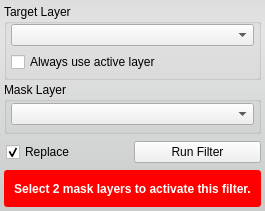
<?xml version="1.0" encoding="UTF-8"?>
<ui version="4.0">
 <class>RemoveFilterInterface</class>
 <widget class="QWidget" name="RemoveFilterInterface">
  <property name="geometry">
   <rect>
    <x>0</x>
    <y>0</y>
    <width>265</width>
    <height>211</height>
   </rect>
  </property>
  <property name="sizePolicy">
   <sizepolicy hsizetype="Preferred" vsizetype="Preferred">
    <horstretch>0</horstretch>
    <verstretch>0</verstretch>
   </sizepolicy>
  </property>
  <property name="minimumSize">
   <size>
    <width>213</width>
    <height>139</height>
   </size>
  </property>
  <property name="baseSize">
   <size>
    <width>213</width>
    <height>139</height>
   </size>
  </property>
  <property name="windowTitle">
   <string>RemoveFilter</string>
  </property>
  <property name="styleSheet">
   <string notr="true">QWidget#RemoveFilterInterface{
	border-radius: 3px;
	background-color: qlineargradient(spread:pad, x1:0.5, y1:0, x2:0.5, y2:0.960227, stop:0 rgba(221, 221, 221, 255), stop:0.155779 rgba(228, 228, 228, 255), stop:1 rgba(202, 204, 204, 255));      
}</string>
  </property>
  <layout class="QVBoxLayout" name="verticalLayout">
   <property name="spacing">
    <number>2</number>
   </property>
   <property name="margin">
    <number>4</number>
   </property>
   <item>
    <widget class="QGroupBox" name="target_groupbox_">
     <property name="minimumSize">
      <size>
       <width>0</width>
       <height>76</height>
      </size>
     </property>
     <property name="maximumSize">
      <size>
       <width>16777215</width>
       <height>76</height>
      </size>
     </property>
     <property name="title">
      <string>Target Layer</string>
     </property>
     <property name="alignment">
      <set>Qt::AlignLeading|Qt::AlignLeft|Qt::AlignTop</set>
     </property>
     <property name="checkable">
      <bool>false</bool>
     </property>
     <layout class="QVBoxLayout" name="verticalLayout_4">
      <property name="spacing">
       <number>6</number>
      </property>
      <property name="leftMargin">
       <number>4</number>
      </property>
      <property name="topMargin">
       <number>0</number>
      </property>
      <property name="rightMargin">
       <number>4</number>
      </property>
      <property name="bottomMargin">
       <number>4</number>
      </property>
      <item>
       <widget class="QtUtils::QtDropableComboBox" name="target_layer_">
        <property name="sizePolicy">
         <sizepolicy hsizetype="Ignored" vsizetype="Fixed">
          <horstretch>0</horstretch>
          <verstretch>0</verstretch>
         </sizepolicy>
        </property>
       </widget>
      </item>
      <item>
       <widget class="QWidget" name="widget_2" native="true">
        <property name="minimumSize">
         <size>
          <width>0</width>
          <height>20</height>
         </size>
        </property>
        <layout class="QHBoxLayout" name="horizontalLayout_3">
         <property name="spacing">
          <number>0</number>
         </property>
         <property name="margin">
          <number>0</number>
         </property>
         <item>
          <widget class="QCheckBox" name="use_active_layer_">
           <property name="text">
            <string>Always use active layer</string>
           </property>
          </widget>
         </item>
        </layout>
       </widget>
      </item>
     </layout>
    </widget>
   </item>
   <item>
    <widget class="QGroupBox" name="connected_to_mask_groupbox_">
     <property name="minimumSize">
      <size>
       <width>0</width>
       <height>52</height>
      </size>
     </property>
     <property name="maximumSize">
      <size>
       <width>16777215</width>
       <height>52</height>
      </size>
     </property>
     <property name="title">
      <string>Mask Layer</string>
     </property>
     <property name="alignment">
      <set>Qt::AlignLeading|Qt::AlignLeft|Qt::AlignTop</set>
     </property>
     <layout class="QVBoxLayout" name="verticalLayout_5">
      <property name="spacing">
       <number>0</number>
      </property>
      <property name="leftMargin">
       <number>4</number>
      </property>
      <property name="topMargin">
       <number>0</number>
      </property>
      <property name="rightMargin">
       <number>4</number>
      </property>
      <property name="bottomMargin">
       <number>4</number>
      </property>
      <item>
       <widget class="QtUtils::QtDropableComboBox" name="mask_layer_">
        <property name="sizePolicy">
         <sizepolicy hsizetype="Ignored" vsizetype="Fixed">
          <horstretch>0</horstretch>
          <verstretch>0</verstretch>
         </sizepolicy>
        </property>
       </widget>
      </item>
     </layout>
    </widget>
   </item>
   <item>
    <widget class="QWidget" name="replaceRunWidget" native="true">
     <property name="minimumSize">
      <size>
       <width>0</width>
       <height>32</height>
      </size>
     </property>
     <property name="maximumSize">
      <size>
       <width>16777215</width>
       <height>32</height>
      </size>
     </property>
     <layout class="QHBoxLayout" name="horizontalLayout" stretch="1,1">
      <property name="spacing">
       <number>0</number>
      </property>
      <property name="leftMargin">
       <number>2</number>
      </property>
      <property name="topMargin">
       <number>0</number>
      </property>
      <property name="rightMargin">
       <number>0</number>
      </property>
      <property name="bottomMargin">
       <number>0</number>
      </property>
      <item>
       <widget class="QCheckBox" name="replaceCheckBox">
        <property name="text">
         <string>Replace</string>
        </property>
        <property name="checked">
         <bool>true</bool>
        </property>
       </widget>
      </item>
      <item>
       <widget class="QPushButton" name="runFilterButton">
        <property name="text">
         <string>Run Filter</string>
        </property>
       </widget>
      </item>
     </layout>
    </widget>
   </item>
   <item>
    <widget class="QWidget" name="message_alert_" native="true">
     <property name="minimumSize">
      <size>
       <width>0</width>
       <height>32</height>
      </size>
     </property>
     <property name="styleSheet">
      <string notr="true">QLabel#message_{
	color: white;
	font: bold;
}

QWidget#message_alert_{
	border-radius: 3px;
	background-color: red;
}</string>
     </property>
     <layout class="QHBoxLayout" name="horizontalLayout_5">
      <property name="spacing">
       <number>0</number>
      </property>
      <property name="margin">
       <number>4</number>
      </property>
      <item>
       <widget class="QLabel" name="message_">
        <property name="text">
         <string>Select 2 mask layers to activate this filter.</string>
        </property>
        <property name="alignment">
         <set>Qt::AlignCenter</set>
        </property>
        <property name="wordWrap">
         <bool>true</bool>
        </property>
       </widget>
      </item>
     </layout>
    </widget>
   </item>
  </layout>
 </widget>
 <customwidgets>
  <customwidget>
   <class>QtUtils::QtDropableComboBox</class>
   <extends>QComboBox</extends>
   <header location="global">QtUtils/Widgets/QtDropableComboBox.h</header>
  </customwidget>
 </customwidgets>
 <resources/>
 <connections/>
</ui>
